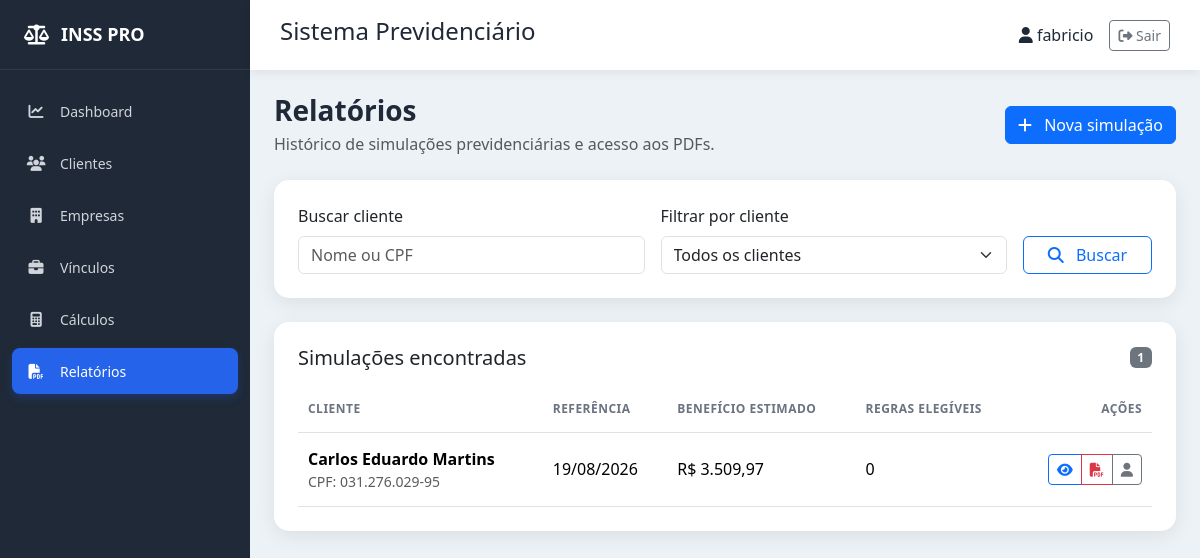
/relatorios/ (signed in), run on the app's committed database.
### calculos/models.py (models this page shows, shortened)
class Simulacao(models.Model):
    CATEGORIAS = [
        (
            "EMPREGADO",
            "Empregado, doméstico ou avulso",
        ),
        (
            "INDIVIDUAL",
            "Contribuinte individual (20%)",
        ),
        (
            "SIMPLIFICADO",
            "Facultativo / plano simplificado (11%)",
        ),
        (
            "MEI",
            "MEI / facultativo baixa renda (5%)",
        ),
    ]
    cliente = models.ForeignKey(
        Cliente,
        on_delete=models.PROTECT,
        related_name="simulacoes",
    )
    data_referencia = models.DateField()
    filiado_antes_reforma = models.BooleanField(
        default=False
    )
    carencia_meses = models.PositiveIntegerField(
        help_text="Quantidade de contribuições válidas para carência."
    )
    contribuicao_meses = models.PositiveIntegerField(
        help_text="Tempo total de contribuição em meses."
    )
    contribuicao_em_2019_meses = models.PositiveIntegerField(
        default=0,
        help_text="Tempo de contribuição apurado em 13/11/2019."
    )
    salario_medio_atualizado = models.DecimalField(
        max_digits=12,
        decimal_places=2,
        blank=True,
        null=True,
        help_text="Média já atualizada monetariamente pelo CNIS."
    )
    categoria = models.CharField(
        max_length=15,
        choices=CATEGORIAS,
        default="EMPREGADO",
    )
    salario_contribuicao = models.DecimalField(
        max_digits=12,
        decimal_places=2,
        blank=True,
        null=True,
    )
    grau_exposicao = models.PositiveSmallIntegerField(
        choices=[
            (15, "15 anos"),
            (20, "20 anos"),
            (25, "25 anos"),
        ],
        blank=True,
        null=True,
    )
    exposicao_especial_meses = models.PositiveIntegerField(
        default=0,
        help_text="Tempo de efetiva exposição, em meses."
    )
    ppp_comprovado = models.BooleanField(
        default=False,
        help_text="PPP/LTCAT válido para os períodos especiais."
    )
    atividade_rural_meses = models.PositiveIntegerField(
        default=0,
        help_text="Meses de atividade rural comprovável."
    )
    tempo_hibrido_meses = models.PositiveIntegerField(
        default=0,
        help_text="Total de meses urbanos e rurais para a modalidade híbrida."
    )
    comprovacao_rural = models.BooleanField(
        default=False,
        help_text="Documentos/autodeclaração rural disponíveis."
    )
    magisterio_meses = models.PositiveIntegerField(
        default=0,
        help_text="Tempo exclusivo de magistério na educação básica, em meses."
    )
    magisterio_em_2019_meses = models.PositiveIntegerField(
        default=0
    )
    comprovacao_magisterio = models.BooleanField(
        default=False
    )
    grau_deficiencia = models.CharField(
        max_length=10,
        choices=[
            ("LEVE", "Leve"),
            ("MODERADA", "Moderada"),
            ("GRAVE", "Grave"),
        ],
        blank=True,
    )
    deficiencia_meses = models.PositiveIntegerField(
        default=0,
        help_text="Tempo de contribuição na condição de pessoa com deficiência."
    )
    deficiencia_reconhecida = models.BooleanField(
        default=False,
        help_text="Grau reconhecido em avaliação médico-social do INSS."
    )
    resultado = models.JSONField(
        default=dict,
        editable=False,
    )
    criado_em = models.DateTimeField(
        auto_now_add=True
    )
    class Meta:
        ordering = ["-criado_em"]
        verbose_name = "Simulação"
        verbose_name_plural = "Simulações"

### clientes/models.py (models this page shows)
class Cliente(models.Model):
    SEXO = [
        ("M", "Masculino"),
        ("F", "Feminino"),
    ]
    ESTADO_CIVIL = [
        ("Solteiro", "Solteiro"),
        ("Casado", "Casado"),
        ("Divorciado", "Divorciado"),
        ("Viúvo", "Viúvo"),
        ("União Estável", "União Estável"),
    ]
    nome = models.CharField(
        max_length=200
    )
    cpf = models.CharField(
        max_length=14,
        unique=True
    )
    rg = models.CharField(
        max_length=20,
        blank=True
    )
    nascimento = models.DateField()
    sexo = models.CharField(
        max_length=1,
        choices=SEXO
    )
    estado_civil = models.CharField(
        max_length=20,
        choices=ESTADO_CIVIL,
        blank=True
    )
    telefone = models.CharField(
        max_length=20,
        blank=True
    )
    celular = models.CharField(
        max_length=20,
        blank=True
    )
    email = models.EmailField(
        blank=True
    )
    cep = models.CharField(
        max_length=10,
        blank=True
    )
    endereco = models.CharField(
        max_length=200,
        blank=True
    )
    numero = models.CharField(
        max_length=10,
        blank=True
    )
    complemento = models.CharField(
        max_length=100,
        blank=True
    )
    bairro = models.CharField(
        max_length=100,
        blank=True
    )
    cidade = models.CharField(
        max_length=100,
        blank=True
    )
    estado = models.CharField(
        max_length=2,
        blank=True
    )
    pis = models.CharField(
        max_length=20,
        blank=True
    )
    beneficio = models.CharField(
        max_length=30,
        blank=True
    )
    observacoes = models.TextField(
        blank=True
    )
    criado_em = models.DateTimeField(
        auto_now_add=True
    )
    atualizado_em = models.DateTimeField(
        auto_now=True
    )
    class Meta:
        ordering = ["nome"]
        verbose_name = "Cliente"
        verbose_name_plural = "Clientes"
    def __str__(self):
        return self.nome

### relatorios/views.py (the view, shortened to what this page needs)
# urls.py: path("relatorios/", views.lista, name="lista"),
def lista(request):
    form = RelatorioClienteForm(request.GET or None)
    simulacoes = (
        Simulacao.objects
        .select_related("cliente")
        .order_by("-criado_em")
    )
    return render(
        request,
        "relatorios/lista.html",
        {
            "form": form,
            "simulacoes": simulacoes,
            "quantidade_simulacoes": simulacoes.count(),
        },
    )

### relatorios/forms.py
class RelatorioClienteForm(forms.Form):
    busca = forms.CharField(
        required=False,
        label="Buscar cliente",
        widget=forms.TextInput(
            attrs={
                "class": "form-control",
                "placeholder": "Nome ou CPF",
            }
        ),
    )
    cliente = forms.ModelChoiceField(
        queryset=Cliente.objects.all().order_by("nome"),
        required=False,
        label="Cliente",
        empty_label="Todos os clientes",
        widget=forms.Select(attrs={"class": "form-select"}),
    )

### calculos/templatetags/moeda.py (called while the page is built)
@register.filter
def moeda_br(valor):
    if valor in (None, ""):
        return ""
    try:
        numero = Decimal(str(valor))
        if not numero.is_finite():
            return ""
    except (InvalidOperation, TypeError, ValueError):
        return str(valor)
    texto = f"{numero:,.2f}"
    return texto.replace(",", "X").replace(".", ",").replace("X", ".")

### templates/relatorios/lista.html (shortened to what this page needs)
{% extends "base.html" %}
{% load moeda %}
{% block content %}
<div class="page-header d-flex flex-wrap justify-content-between align-items-center gap-3 mb-4">
    <div>
        <h1 class="h3 mb-1">Relatórios</h1>
        <p class="text-muted mb-0">
            Histórico de simulações previdenciárias e acesso aos PDFs.
        </p>
    </div>
    <a href="{% url 'calculos:nova' %}" class="btn btn-primary">
        <i class="fa-solid fa-plus me-2"></i>
        Nova simulação
    </a>
</div>
<div class="card content-card mb-4">
    <div class="card-body p-4">
        <form method="get" class="row g-3 align-items-end">
            <div class="col-md-5">
                <label class="form-label" for="{{ form.busca.id_for_label }}">
                    Buscar cliente
                </label>
                {{ form.busca }}
            </div>
            <div class="col-md-5">
                <label class="form-label" for="{{ form.cliente.id_for_label }}">
                    Filtrar por cliente
                </label>
                {{ form.cliente }}
            </div>
            <div class="col-md-2 d-grid">
                <button type="submit" class="btn btn-outline-primary">
                    <i class="fa-solid fa-magnifying-glass me-2"></i>
                    Buscar
                </button>
            </div>
        </form>
    </div>
</div>
<div class="card content-card">
    <div class="card-body p-4">
        <div class="d-flex justify-content-between align-items-center mb-3">
            <h2 class="h5 mb-0">Simulações encontradas</h2>
            <span class="badge text-bg-secondary">
                {{ quantidade_simulacoes }}
            </span>
        </div>
        {% if simulacoes %}
            <div class="table-responsive">
                <table class="table align-middle mb-0">
                    <thead>
                        <tr>
                            <th>Cliente</th>
                            <th>Referência</th>
                            <th>Benefício estimado</th>
                            <th>Regras elegíveis</th>
                            <th class="text-end">Ações</th>
                        </tr>
                    </thead>
                    <tbody>
                        {% for simulacao in simulacoes %}
                            <tr>
                                <td>
                                    <strong>{{ simulacao.cliente }}</strong>
                                    <div class="small text-muted">
                                        CPF: {{ simulacao.cliente.cpf }}
                                    </div>
                                </td>
                                <td>
                                    {{ simulacao.data_referencia|date:"d/m/Y" }}
                                </td>
                                <td>
                                    {% if simulacao.resultado.estimativa_beneficio %}
                                       R$ {{ simulacao.resultado.estimativa_beneficio|moeda_br }}
                                    {% else %}
                                        <span class="text-muted">Não calculado</span>
                                    {% endif %}
                                </td>
                                <td>
                                    {{ simulacao.resultado.quantidade_regras_elegiveis|default:"0" }}
                                </td>
                                <td class="text-end">
                                    <div class="btn-group">
                                        <a
                                            href="{% url 'calculos:detalhe' simulacao.pk %}"
                                            class="btn btn-sm btn-outline-primary"
                                            title="Ver simulação"
                                        >
                                            <i class="fa-solid fa-eye"></i>
                                        </a>
                                        <a
                                            href="{% url 'calculos:relatorio' simulacao.pk %}"
                                            target="_blank"
                                            rel="noopener"
                                            class="btn btn-sm btn-outline-danger"
                                            title="Abrir PDF"
                                        >
                                            <i class="fa-solid fa-file-pdf"></i>
                                        </a>
                                        <a
                                            href="{% url 'relatorios:previdenciario' simulacao.cliente.pk %}"
                                            class="btn btn-sm btn-outline-secondary"
                                            title="Relatório do cliente"
                                        >
                                            <i class="fa-solid fa-user"></i>
                                        </a>
                                    </div>
                                </td>
                            </tr>
                        {% endfor %}
                    </tbody>
                </table>
            </div>
        {% endif %}
    </div>
</div>
{% endblock %}

### templates/navbar.html (shortened to what this page needs)
<div class="topbar">
    <h4>Sistema Previdenciário</h4>
    <div class="d-flex align-items-center gap-3">
        <span>
            <i class="fa-solid fa-user"></i>
            {{ request.user.username }}
        </span>
        <form method="post" action="{% url 'logout' %}" class="m-0">
            <button type="submit"
                    class="btn btn-outline-secondary btn-sm">
                <i class="fa-solid fa-right-from-bracket"></i>
                Sair
            </button>
        </form>
    </div>
</div>

### static/css/style.css (style rules this page uses)
* { margin: 0; padding: 0; box-sizing: border-box; }
body { font-family: "Segoe UI", Arial, sans-serif; background: #edf2f7; color: #1f2937; }
.topbar { height: 70px; background: white; box-shadow: 0 2px 10px rgba(0, 0, 0, 0.08); display: flex; align-items: center; justify-content: space-between; padding: 0 30px; }
.page-header h1 { font-weight: 700; }
.content-card { border: none; border-radius: 15px; box-shadow: 0 5px 20px rgba(0, 0, 0, 0.08); }
.content-card .table thead th { color: #6b7280; font-size: 12px; text-transform: uppercase; letter-spacing: .04em; border-bottom-width: 1px; }
.content-card .table td, .content-card .table th { padding: 14px 10px; }

### data on the page
Simulacao: cliente "Carlos Eduardo Martins", cliente.cpf "031.276.029-95", data_referencia "19/08/2026", resultado.estimativa_beneficio|moeda_br "3.509,97", resultado.quantidade_regras_elegiveis "0"

### other printed values
{{ request.user.username }} "fabricio"
{{ quantidade_simulacoes }} "1"
